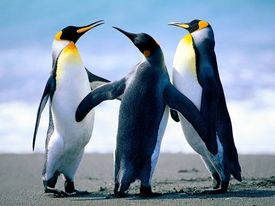
#> input picture peng.jpg, 275 x 206 px, found by its file name
$ python ascii.py   (older library calls are emulated)
#> lines starting #> are read from the running program, lines starting #| are printed output that depends on the picture
# -*- coding: utf-8 -*-
"""
Spyder Editor

This is a temporary script file.
"""

from PIL import Image
import numpy as np
import sys
from colorama import Fore
def bright(a,b,c,d):
   x=0
   if (d=="avg"):                       #average brightness
        x=(a+b+c)/3
   elif(d=="lum"):
        x=(0.21*a + 0.72*b + 0.07*c)    #Luminosity
   else:                                #min max rgb brightness
       x=max(a, b, c) + min(a, b, c) / 2
   return x
def print_ascii_matrix(ascii_matrix, text_color):
    for row in ascii_matrix:
        line = [p+p+p for p in row]
        print(text_color + "".join(line))
def resize(a,b,image):
    imageresize=a,b
    image.thumbnail(imageresize, Image.ANTIALIAS)
def print_txt(array):
    sys.stdout = open("test9.txt", "w")
    print_ascii_matrix(array,Fore.GREEN)

    sys.stdout.close()
im = Image.open("C:\\Users\\mvako\\Desktop\\projects\\ascii]\\peng.jpg")
#> im is the input picture: PIL image 275x206 RGB; mean R, G, B 128.4, 147.6, 167.8
#size=resize(200,200,im)

w, h = im.size
#> w = 275; h = 206
s='$@B%8&WM#*oahkbdpqwmZO0QLCJUYXzcvunxrjft/\\|()1{}[]?-_+~i!lI;:,"\^`'
print(im.size)                  #check size values after resize
#| (275, 206)
image_rgb = im.convert("RGB")
pixel_array = np.empty((w, h), dtype=object)
bright_array=np.empty((w,h),dtype=int)
pointer_array=np.empty((w,h),dtype=int)
final_array=np.empty((w,h),dtype=object)
flip_array=np.empty((h,w),dtype=object)

for x in range(w):
    for y in range(h):
        pixel_array[x][y] = image_rgb.getpixel((x,y))           #rgb values at the current pixel
        bright_array[x][y]=bright(pixel_array[x][y][0],pixel_array[x][y][1],pixel_array[x][y][2],"lum")   #convert rgb values to single brightness value
        pointer_array[x][y]=bright_array[x][y]/3.657142857142857        #scale pointer
        if (pointer_array[x][y]>64):
            final_array[x][y]='$'
        else:
            final_array[x][y]=s[pointer_array[x][y]]
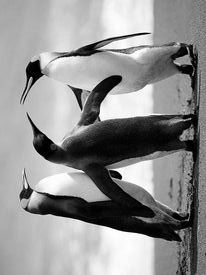
#> bright_array: shape (275, 206) int64; min 0, max 254, mean 144.5
for x in range(w):              #flipping the pic
    for y in range(h):
        flip_array[y][x]=final_array[x][y]
print_txt(flip_array)    #printing the matrix in txt file

#print_ascii_matrix(flip_array,Fore.GREEN)
